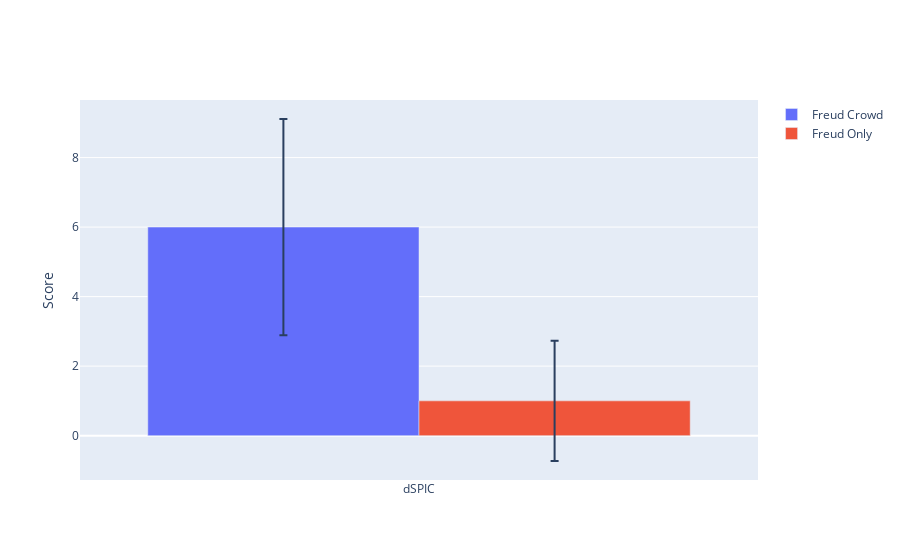

Here is the notebook cell this chart was saved with:
### Code cell
fig = go.Figure()
fig.add_trace(go.Bar(
    name='Freud Crowd',
    x=['dSPIC'], y=[6.00],
    error_y=dict(type='data', array=[3.11])
))
fig.add_trace(go.Bar(
    name='Freud Only',
    x=['dSPIC'], y=[1.00],
    error_y=dict(type='data', array=[1.73])
))

fig.update_layout(barmode='group',
                 yaxis_title='Score')
fig.show()
#fig.write_image('dSPICbar.png')

### Figure 1 — Plotly figure (JSON) as saved in the notebook; plotly's stock layout.template omitted (floating-point values rounded to 4 significant figures)
{"data": [{"error_y": {"array": [3.11], "type": "data"}, "name": "Freud Crowd", "type": "bar", "x": ["dSPIC"], "y": [6]}, {"error_y": {"array": [1.73], "type": "data"}, "name": "Freud Only", "type": "bar", "x": ["dSPIC"], "y": [1]}], "layout": {"barmode": "group", "yaxis": {"title": {"text": "Score"}}}}
